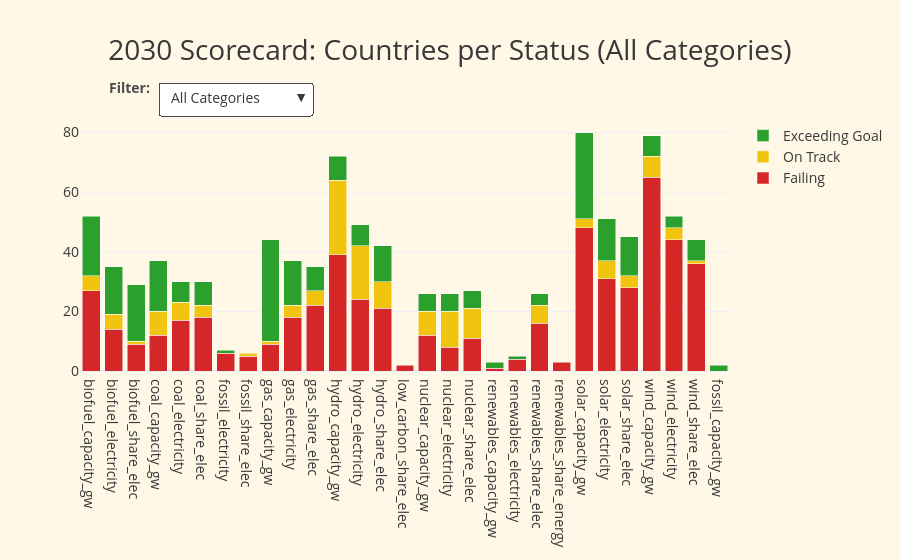

Notebook code for this chart:
### Code cell
# =====================================================================
# CHART 2: STACKED BAR CHART WITH CATEGORY FILTER - UPDATED ORDER
# =====================================================================

fig_bar = go.Figure()
df_cnt_all = df_valid.groupby(["energy_metric", "judgement"]).size().reset_index(name="count")

# Order stack
target_order = ["Failing", "On Track", "Exceeding Goal"]

for s in target_order:
    df_s = df_cnt_all[df_cnt_all["judgement"] == s]
    fig_bar.add_trace(go.Bar(
        x=df_s["energy_metric"], 
        y=df_s["count"], 
        name=s, 
        marker_color=color_map.get(s, "#000")
    ))

btn_bar = []
for cat in all_cats:
    df_c = df_valid if cat == "All Categories" else df_valid[df_valid["source_cat"] == cat]
    df_cnt = df_c.groupby(["energy_metric", "judgement"]).size().reset_index(name="count")
    
    x_arr, y_arr = [], []
    for s in target_order: 
        d = df_cnt[df_cnt["judgement"] == s]
        x_arr.append(d["energy_metric"].tolist())
        y_arr.append(d["count"].tolist())
        
    btn_bar.append(dict(
        label=cat, method="update",
        args=[{"x": x_arr, "y": y_arr}, {"title.text": f"2030 Scorecard: Countries per Status ({cat})"}]
    ))

fig_bar.update_layout(
    barmode="stack",
    title=dict(
        text="2030 Scorecard: Countries per Status (All Categories)",
        x=0.5,
        xanchor="center",
        font=dict(size=28, color="#383838")
    ),
    template="plotly_white", 
    plot_bgcolor="#FFF8E7", 
    paper_bgcolor="#FFF8E7", 
    font=dict(color="#383838", size=14),
    
    legend=dict(
        orientation="v", 
        yanchor="top", y=1, 
        xanchor="left", x=1.02,
        font=dict(size=14, color="#383838"),
        traceorder="reversed" 
    ),
    
    updatemenus=[dict(
        active=0, buttons=btn_bar, 
        x=0.12, xanchor="left",
        y=1.15, yanchor="top",
        bgcolor="white", bordercolor="#4c4c4c", borderwidth=1
    )],
    annotations=[
        dict(
            text="<b>Filter:</b>",
            x=0.11, y=1.13,
            xref="paper", yref="paper",
            showarrow=False, xanchor="right", yanchor="middle",
            font=dict(size=14, color="#4c4c4c")
        )
    ],
    margin=dict(t=120)
)


# Run
fig_bar.show()
# To save it:
fig_bar.write_html(r"C:\Users\eirad\Desktop\IT ACADEMY\Sprint_13_Proyecto_Final\Quarto_Report\Plot\20_prediction_bar.html")

### Figure 1 — Plotly figure (JSON) as saved in the notebook; plotly's stock layout.template omitted (floating-point values rounded to 4 significant figures)
{"data": [{"marker": {"color": "#d62728"}, "name": "Failing", "type": "bar", "x": ["biofuel_capacity_gw", "biofuel_electricity", "biofuel_share_elec", "coal_capacity_gw", "coal_electricity", "coal_share_elec", "fossil_electricity", "fossil_share_elec", "gas_capacity_gw", "gas_electricity", "gas_share_elec", "hydro_capacity_gw", "hydro_electricity", "hydro_share_elec", "low_carbon_share_elec", "nuclear_capacity_gw", "nuclear_electricity", "nuclear_share_elec", "renewables_capacity_gw", "renewables_electricity", "renewables_share_elec", "renewables_share_energy", "solar_capacity_gw", "solar_electricity", "solar_share_elec", "wind_capacity_gw", "wind_electricity", "wind_share_elec"], "y": [27, 14, 9, 12, 17, 18, 6, 5, 9, 18, 22, 39, 24, 21, 2, 12, 8, 11, 1, 4, 16, 3, 48, 31, 28, 65, 44, 36]}, {"marker": {"color": "#f1c40f"}, "name": "On Track", "type": "bar", "x": ["biofuel_capacity_gw", "biofuel_electricity", "biofuel_share_elec", "coal_capacity_gw", "coal_electricity", "coal_share_elec", "fossil_share_elec", "gas_capacity_gw", "gas_electricity", "gas_share_elec", "hydro_capacity_gw", "hydro_electricity", "hydro_share_elec", "nuclear_capacity_gw", "nuclear_electricity", "nuclear_share_elec", "renewables_share_elec", "solar_capacity_gw", "solar_electricity", "solar_share_elec", "wind_capacity_gw", "wind_electricity", "wind_share_elec"], "y": [5, 5, 1, 8, 6, 4, 1, 1, 4, 5, 25, 18, 9, 8, 12, 10, 6, 3, 6, 4, 7, 4, 1]}, {"marker": {"color": "#2ca02c"}, "name": "Exceeding Goal", "type": "bar", "x": ["biofuel_capacity_gw", "biofuel_electricity", "biofuel_share_elec", "coal_capacity_gw", "coal_electricity", "coal_share_elec", "fossil_capacity_gw", "fossil_electricity", "gas_capacity_gw", "gas_electricity", "gas_share_elec", "hydro_capacity_gw", "hydro_electricity", "hydro_share_elec", "nuclear_capacity_gw", "nuclear_electricity", "nuclear_share_elec", "renewables_capacity_gw", "renewables_electricity", "renewables_share_elec", "solar_capacity_gw", "solar_electricity", "solar_share_elec", "wind_capacity_gw", "wind_electricity", "wind_share_elec"], "y": [20, 16, 19, 17, 7, 8, 2, 1, 34, 15, 8, 8, 7, 12, 6, 6, 6, 2, 1, 4, 29, 14, 13, 7, 4, 7]}], "layout": {"annotations": [{"font": {"color": "#4c4c4c", "size": 14}, "showarrow": false, "text": "<b>Filter:</b>", "x": 0.11, "xanchor": "right", "xref": "paper", "y": 1.13, "yanchor": "middle", "yref": "paper"}], "barmode": "stack", "font": {"color": "#383838", "size": 14}, "legend": {"font": {"color": "#383838", "size": 14}, "orientation": "v", "traceorder": "reversed", "x": 1.02, "xanchor": "left", "y": 1, "yanchor": "top"}, "margin": {"t": 120}, "paper_bgcolor": "#FFF8E7", "plot_bgcolor": "#FFF8E7", "title": {"font": {"color": "#383838", "size": 28}, "text": "2030 Scorecard: Countries per Status (All Categories)", "x": 0.5, "xanchor": "center"}, "updatemenus": [{"active": 0, "bgcolor": "white", "bordercolor": "#4c4c4c", "borderwidth": 1, "buttons": [{"args": [{"x": [["biofuel_capacity_gw", "biofuel_electricity", "biofuel_share_elec", "coal_capacity_gw", "coal_electricity", "coal_share_elec", "fossil_electricity", "fossil_share_elec", "gas_capacity_gw", "gas_electricity", "gas_share_elec", "hydro_capacity_gw", "hydro_electricity", "hydro_share_elec", "low_carbon_share_elec", "nuclear_capacity_gw", "nuclear_electricity", "nuclear_share_elec", "renewables_capacity_gw", "renewables_electricity", "renewables_share_elec", "renewables_share_energy", "solar_capacity_gw", "solar_electricity", "solar_share_elec", "wind_capacity_gw", "wind_electricity", "wind_share_elec"], ["biofuel_capacity_gw", "biofuel_electricity", "biofuel_share_elec", "coal_capacity_gw", "coal_electricity", "coal_share_elec", "fossil_share_elec", "gas_capacity_gw", "gas_electricity", "gas_share_elec", "hydro_capacity_gw", "hydro_electricity", "hydro_share_elec", "nuclear_capacity_gw", "nuclear_electricity", "nuclear_share_elec", "renewables_share_elec", "solar_capacity_gw", "solar_electricity", "solar_share_elec", "wind_capacity_gw", "wind_electricity", "wind_share_elec"], ["biofuel_capacity_gw", "biofuel_electricity", "biofuel_share_elec", "coal_capacity_gw", "coal_electricity", "coal_share_elec", "fossil_capacity_gw", "fossil_electricity", "gas_capacity_gw", "gas_electricity", "gas_share_elec", "hydro_capacity_gw", "hydro_electricity", "hydro_share_elec", "nuclear_capacity_gw", "nuclear_electricity", "nuclear_share_elec", "renewables_capacity_gw", "renewables_electricity", "renewables_share_elec", "solar_capacity_gw", "solar_electricity", "solar_share_elec", "wind_capacity_gw", "wind_electricity", "wind_share_elec"]], "y": [[27, 14, 9, 12, 17, 18, 6, 5, 9, 18, 22, 39, 24, 21, 2, 12, 8, 11, 1, 4, 16, 3, 48, 31, 28, 65, 44, 36], [5, 5, 1, 8, 6, 4, 1, 1, 4, 5, 25, 18, 9, 8, 12, 10, 6, 3, 6, 4, 7, 4, 1], [20, 16, 19, 17, 7, 8, 2, 1, 34, 15, 8, 8, 7, 12, 6, 6, 6, 2, 1, 4, 29, 14, 13, 7, 4, 7]]}, {"title.text": "2030 Scorecard: Countries per Status (All Categories)"}], "label": "All Categories", "method": "update"}, {"args": [{"x": [["biofuel_capacity_gw", "biofuel_electricity", "biofuel_share_elec"], ["biofuel_capacity_gw", "biofuel_electricity", "biofuel_share_elec"], ["biofuel_capacity_gw", "biofuel_electricity", "biofuel_share_elec"]], "y": [[27, 14, 9], [5, 5, 1], [20, 16, 19]]}, {"title.text": "2030 Scorecard: Countries per Status (Biofuel)"}], "label": "Biofuel", "method": "update"}, {"args": [{"x": [["coal_capacity_gw", "coal_electricity", "coal_share_elec"], ["coal_capacity_gw", "coal_electricity", "coal_share_elec"], ["coal_capacity_gw", "coal_electricity", "coal_share_elec"]], "y": [[12, 17, 18], [8, 6, 4], [17, 7, 8]]}, {"title.text": "2030 Scorecard: Countries per Status (Coal)"}], "label": "Coal", "method": "update"}, {"args": [{"x": [["hydro_capacity_gw", "hydro_electricity", "hydro_share_elec"], ["hydro_capacity_gw", "hydro_electricity", "hydro_share_elec"], ["hydro_capacity_gw", "hydro_electricity", "hydro_share_elec"]], "y": [[39, 24, 21], [25, 18, 9], [8, 7, 12]]}, {"title.text": "2030 Scorecard: Countries per Status (Hydro)"}], "label": "Hydro", "method": "update"}, {"args": [{"x": [["low_carbon_share_elec"], [], []], "y": [[2], [], []]}, {"title.text": "2030 Scorecard: Countries per Status (Low Carbon)"}], "label": "Low Carbon", "method": "update"}, {"args": [{"x": [["gas_capacity_gw", "gas_electricity", "gas_share_elec"], ["gas_capacity_gw", "gas_electricity", "gas_share_elec"], ["gas_capacity_gw", "gas_electricity", "gas_share_elec"]], "y": [[9, 18, 22], [1, 4, 5], [34, 15, 8]]}, {"title.text": "2030 Scorecard: Countries per Status (Natural Gas)"}], "label": "Natural Gas", "method": "update"}, {"args": [{"x": [["nuclear_capacity_gw", "nuclear_electricity", "nuclear_share_elec"], ["nuclear_capacity_gw", "nuclear_electricity", "nuclear_share_elec"], ["nuclear_capacity_gw", "nuclear_electricity", "nuclear_share_elec"]], "y": [[12, 8, 11], [8, 12, 10], [6, 6, 6]]}, {"title.text": "2030 Scorecard: Countries per Status (Nuclear)"}], "label": "Nuclear", "method": "update"}, {"args": [{"x": [["solar_capacity_gw", "solar_electricity", "solar_share_elec"], ["solar_capacity_gw", "solar_electricity", "solar_share_elec"], ["solar_capacity_gw", "solar_electricity", "solar_share_elec"]], "y": [[48, 31, 28], [3, 6, 4], [29, 14, 13]]}, {"title.text": "2030 Scorecard: Countries per Status (Solar)"}], "label": "Solar", "method": "update"}, {"args": [{"x": [["fossil_electricity", "fossil_share_elec"], ["fossil_share_elec"], ["fossil_capacity_gw", "fossil_electricity"]], "y": [[6, 5], [1], [2, 1]]}, {"title.text": "2030 Scorecard: Countries per Status (Total Fossil)"}], "label": "Total Fossil", "method": "update"}, {"args": [{"x": [["renewables_capacity_gw", "renewables_electricity", "renewables_share_elec", "renewables_share_energy"], ["renewables_share_elec"], ["renewables_capacity_gw", "renewables_electricity", "renewables_share_elec"]], "y": [[1, 4, 16, 3], [6], [2, 1, 4]]}, {"title.text": "2030 Scorecard: Countries per Status (Total Renewables)"}], "label": "Total Renewables", "method": "update"}, {"args": [{"x": [["wind_capacity_gw", "wind_electricity", "wind_share_elec"], ["wind_capacity_gw", "wind_electricity", "wind_share_elec"], ["wind_capacity_gw", "wind_electricity", "wind_share_elec"]], "y": [[65, 44, 36], [7, 4, 1], [7, 4, 7]]}, {"title.text": "2030 Scorecard: Countries per Status (Wind)"}], "label": "Wind", "method": "update"}], "x": 0.12, "xanchor": "left", "y": 1.15, "yanchor": "top"}]}}
